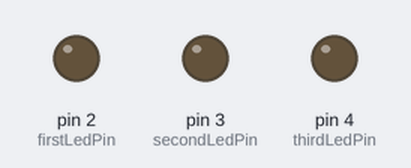
The sketch below on a simulated Arduino Uno, built with avr-gcc and run on an emulated ATmega328P. Parts: output pins drawn as LEDs (lit = HIGH).

Above: at 0.5 s.
At 2.0 s:
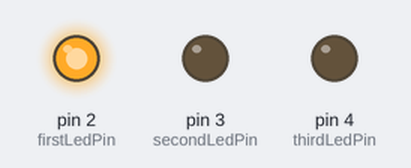
At 4.0 s:
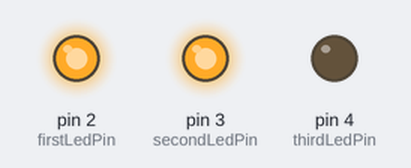
At 5.5 s:
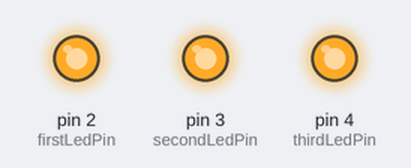
At 6.5 s:
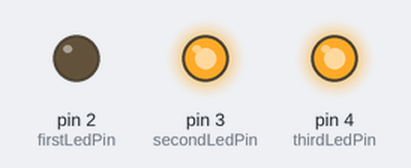
Timing chart, 0 to 7.8 s (numbered marks = the images above):
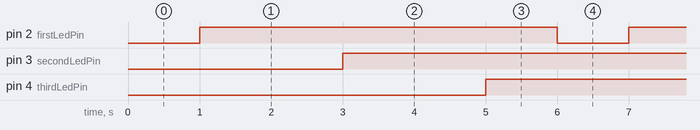

The sketch:

tier2.ino
```cpp
int firstLedPin = 2;
int secondLedPin = 3;
int thirdLedPin = 4;

void setup()
{
  pinMode(firstLedPin, OUTPUT);
  pinMode(secondLedPin, OUTPUT);
  pinMode(thirdLedPin, OUTPUT);
}

void loop()
{
  digitalWrite(firstLedPin, LOW);
  delay(1000);
  digitalWrite(firstLedPin, HIGH);
  delay(1000);
  digitalWrite(secondLedPin, LOW);
  delay(1000);
  digitalWrite(secondLedPin, HIGH);
  delay(1000);
  digitalWrite(thirdLedPin, LOW);
  delay(1000);
  digitalWrite(thirdLedPin, HIGH);
  delay(1000);
}
```

Measured:
- by itself, pin 2 (firstLedPin), pin 3 (secondLedPin), pin 4 (thirdLedPin): alternates HIGH for 5.0 s and LOW for 1.0 s
